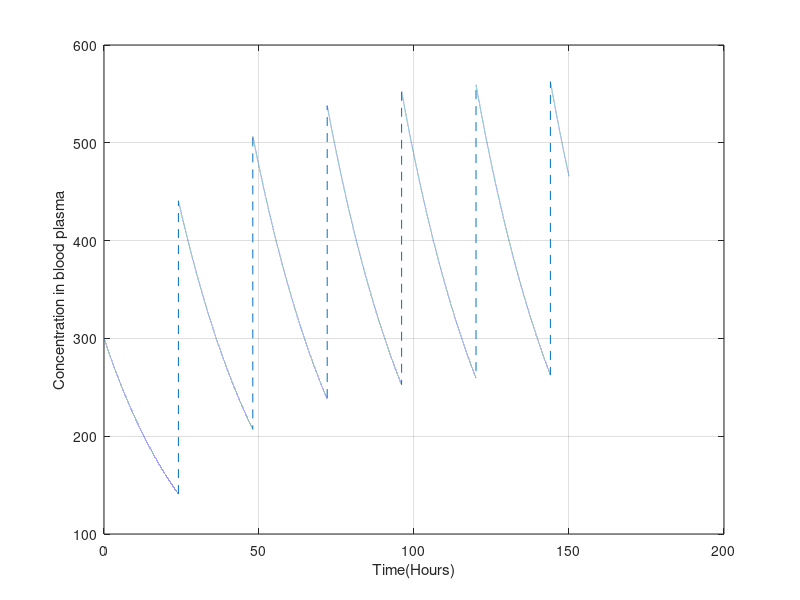

Recreate this plot in MATLAB.
a=log(2)/22;
plasma_vol=-1;

interval1=24;
interval=interval1;

A0=300; %in ug
absorb=1;
A=A0*absorb;
B=0;
amt_interval=1;



time=150;
step_size=0.001;
B_array=zeros(1,time/step_size);
A_array=zeros(1,time/step_size);
rt=0:step_size:time;
j=1;

for i=0:step_size:time
  A_array(1,j)=A;
  A1=A;
  j=j+1;
 A=A1-((A1)*a*step_size);
 
if interval~=-1 && mod(i,interval)==0 && i~=0
     A=A+(amt_interval*A0*absorb);
     
end
 
end


plot(rt,A_array,'--');
xlabel('Time(Hours)');
ylabel('Concentration in blood plasma');
grid;
hold on;
